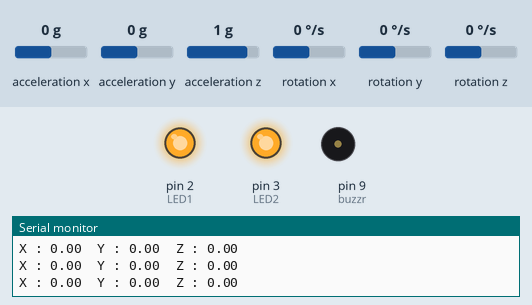
Simulated run of this sketch. Board: Arduino Uno, built with avr-gcc and run on an emulated ATmega328P. Shown: output pins drawn as LEDs (lit = HIGH), buzzer (waves = sounding), the last lines printed to the serial monitor. The inputs (shaded band) are chosen by the test bench; at power-on: acceleration x 0 g, acceleration y 0 g, acceleration z 1 g, rotation x 0 °/s, rotation y 0 °/s, rotation z 0 °/s.

Above: at 3.2 s.
3.3 s: acceleration x set to -0.3 g
6.3 s: acceleration x set to -0.6 g
At 6.69 s:
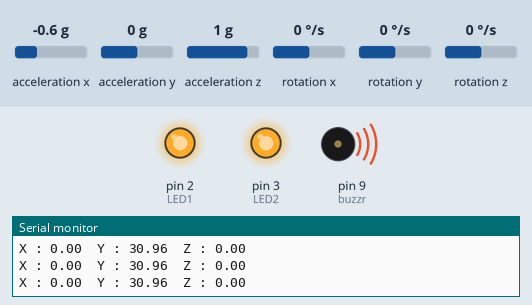
9.3 s: acceleration y set to -0.6 g
12.3 s: acceleration y set to -0.9 g
At 12.53 s:
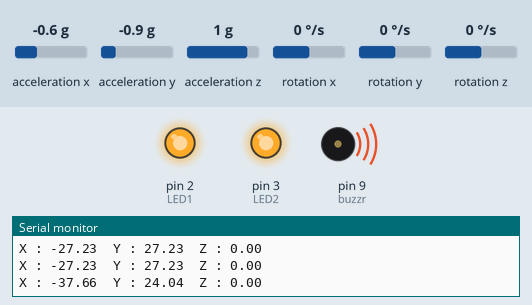
13.8 s: acceleration x set to -1.4 g
At 14.03 s:
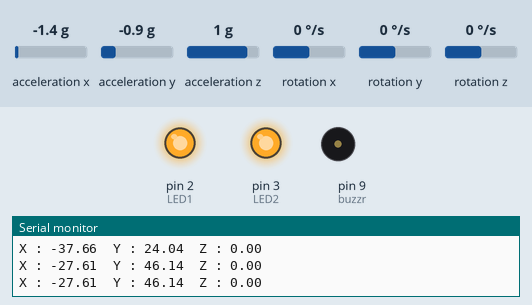
16.8 s: acceleration x set to -0.8 g
19.8 s: acceleration x set to -0.5 g
At 20.3 s:
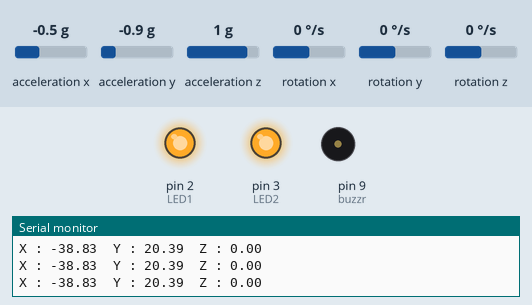
Timing chart, 0 to 22.4 s (numbered marks = the images above; inputs shaded):
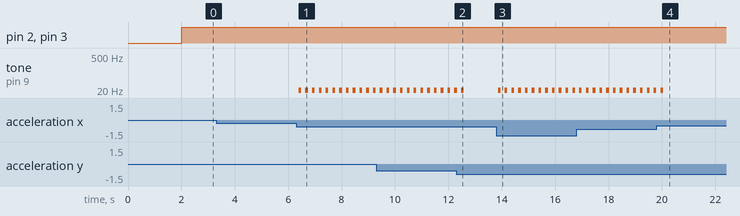

Measured:
- the behaviour switches between -0.4 and -0.5 g on acceleration x (found by bisection; images 0 and 1)
- the behaviour switches between -0.7 and -0.8 g on acceleration y (found by bisection; images 1 and 2)
- the behaviour switches between -0.7 and -0.6 g on acceleration x (found by bisection; images 3 and 4)
- after the input at 6.3 s, tone on pin 9 (buzzr): alternates 5 Hz for 0.10 s and silent for 0.15 s, starting after 0.09 s
- after the input at 12.3 s, tone on pin 9 (buzzr): goes on until 12.6 s, then stays silent
- after the input at 13.8 s, tone on pin 9 (buzzr): alternates 5 Hz for 0.10 s and silent for 0.15 s, starting after 0.06 s
- after the input at 19.8 s, tone on pin 9 (buzzr): goes on until 20.0 s, then stays silent

The sketch:

4x4_VulCon.ino
```cpp
 /*Project VulCon
 added gyro

 */


 #include "Wire.h"
 #include <MPU6050_light.h>
 MPU6050 mpu(Wire);
 const int buzzr = 9;
 int tilt;
 const int LED1 = 2;
 const int LED2 = 3;


 unsigned long timer = 0;
 void setup() {
   Serial.begin(9600);
   Wire.begin();
 byte status = mpu.begin();
   Serial.print(F("MPU6050 status: "));
   Serial.println(status);
   while (status != 0) { }
 Serial.println(F("Calculating offsets, do not move MPU6050"));
   delay(1000);
   mpu.calcOffsets();
   Serial.println("Done!\n");

   pinMode(LED1, OUTPUT);
   pinMode(LED2, OUTPUT);
 }
 void loop() {
   tilt = mpu.getAngleY();

   mpu.update();
 if ((millis() - timer) > 10) {
     Serial.print("X : ");
     Serial.print(mpu.getAngleX());
     Serial.print("\tY : ");
     Serial.print(mpu.getAngleY());
     Serial.print("\tZ : ");
     Serial.println(mpu.getAngleZ());
     timer = millis();
   }
   if( tilt > 25){
    tone(buzzr, 5);
    delay(100);
    noTone(buzzr);
    delay(100);
  }
    if( tilt < -25){
      tone(buzzr, 5);
      delay(100);
      noTone(buzzr);
      delay(100);
    }

    // Headlights

    digitalWrite(LED1, HIGH);
    digitalWrite(LED2, HIGH);
    delay(50);


 }
```
